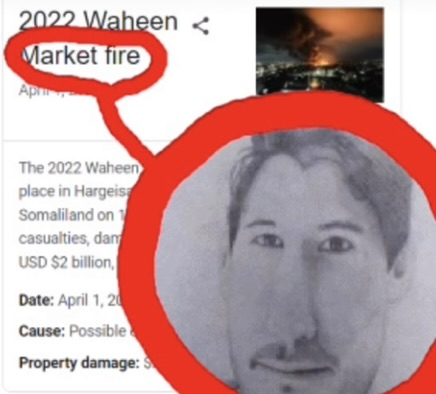
#> input picture assets/IMG_8192.JPEG, 436 x 394 px, found by its file name
$ python 'cv tutorial 1 (images and resizing).py'
#> lines starting #> are read from the running program, lines starting #| are printed output that depends on the picture
import cv2

#reads image from assets folder, and -1 means load it in color (0 means grayscale, 1 means color honoring transparency)
img = cv2.imread('assets\IMG_8192.JPEG', -1)
#> img is the input picture: shape (394, 436, 3); mean B, G, R 161, 160.1, 192.4

#resize to specified resolution, oterwise it'll just load in default res
img = cv2.resize(img, (500,500))
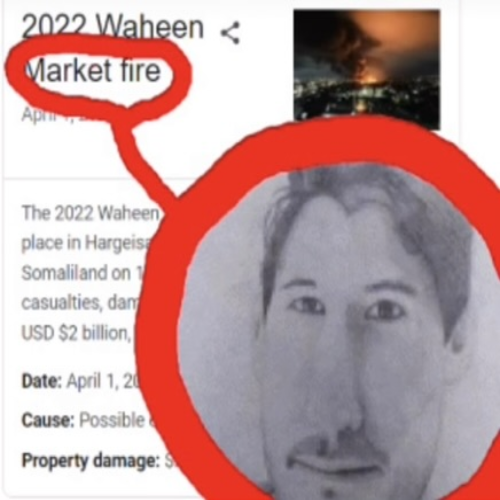
#> img: shape (500, 500, 3); mean B, G, R 160.9, 160, 192.3

#can also resize using function fx (horizontal) and fy (vertical)
img = cv2.resize(img, (0,0), fx=0.5, fy=0.5)
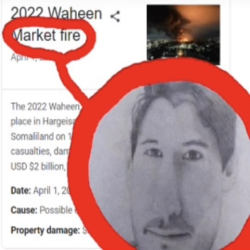
#> img: shape (250, 250, 3); mean B, G, R 161, 160.1, 192.4

#rotate clockwise...
img = cv2.rotate(img, cv2.ROTATE_90_CLOCKWISE)
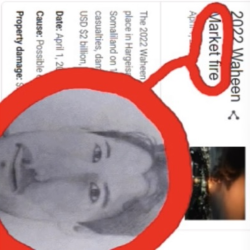
#> img: shape (250, 250, 3); mean B, G, R 161, 160.1, 192.4


#actually shows the image (opencv just reads it with the first command and gets it ready to be shown)
#first argument tells type of media, second argument loads the media asscoiated to that name
cv2.imshow('Image', img)


#now wait *x* ms to press key until skipping line
#0 means infinite time
cv2.waitKey(750)

#get rid of the image so it isn't taking up ram in the background
cv2.destroyAllWindows()
